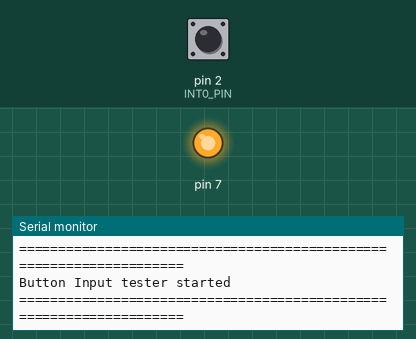
The sketch below on a simulated Arduino Uno, built with avr-gcc and run on an emulated ATmega328P. Parts: output pins drawn as LEDs (lit = HIGH), the last lines printed to the serial monitor. The test bench sets the inputs (shaded band); at power-on: pin 2 (INT0_PIN) LOW.

Above: at 1.2 s.
1.3 s: pin 2 (INT0_PIN) driven HIGH
At 2.5 s:
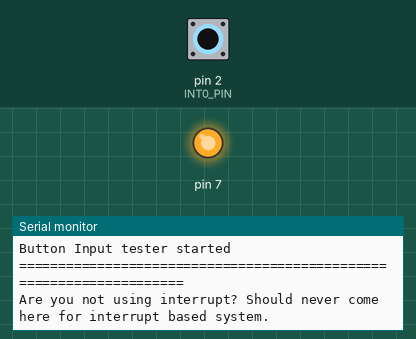
2.8 s: pin 2 (INT0_PIN) pulsed LOW 2 times (0.12 s each, 0.3 s apart)
At 3.7 s:
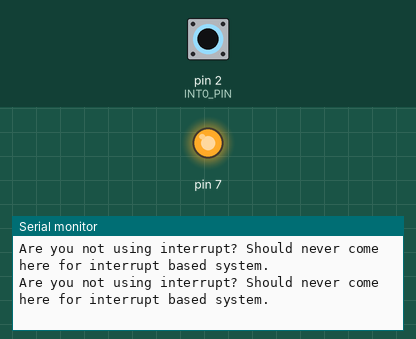

Measured:
- after the input at 1.3 s, the serial monitor: prints a new line at once (image 1)

The sketch:

unik_teknologihuset.ino.ino
```cpp
#include <SPI.h>

#if 0
  #define DEBUG_BUTTON16(a) (a)
#else
  #define DEBUG_BUTTON16(a)
#endif

#if 1
  #define DEBUG_STATUS(a) (a)
#else
  #define DEBUG_STATUS(a)
#endif


#pragma pack(push, 0)

// TBD: Replace with proper interrupt pin macros. It does not seem to be defined for atmega328p or I am incapable of finding it
#ifndef INT0_PIN
#ifdef __AVR_ATmega328P__
#define INT0_PIN 2
#else
  #warning Define INT0_PIN for this microcontroller to use interrupt
#endif
#endif

#ifndef INT1_PIN
#ifdef __AVR_ATmega328P__
#define INT1_PIN 3
#else
  #warning Define INT1_PIN for this microcontroller to use interrupt
#endif
#endif

uint32_t g_intCount = 0;

struct CTtp229ButtonEvent
{
  uint8_t ButtonNumber : 5;         // ButtonNumber != 0 : Event is present. if equals 0, no event is received
  uint8_t IsButtonReleased : 1;     // True = Button is pressed. False = Button is released
};

class CTtP229TouchButton
{
  struct CTtp229Prop
  {
    uint16_t  SclPin : 6;
    uint16_t  SdoPin : 6;
    uint16_t  Is16Button : 1;
#if defined(INT0_PIN) || defined(INT1_PIN)
    uint16_t  HasPendingInterrupt : 1;
    uint16_t  IgnoreNextEvent : 1;            // When reading 16th key and if it is pressed, SDO stays low for 2ms.
                                              // If we enable interrupt before that, then it will trigger after 2ms, only to find the same condition.
                                              // To make things worse, at the end of reading the pin will stay low and generate another interrupt.
                                              // TBD: One possible fix is to send more pulses to make it roll over to HIGH. Have to find out if all 16 keys can be pressed in multi-key scenario (NOT supported yet).
    uint16_t UnhandledButtonPresses;
#endif
    uint16_t PreviousButtonValue;
  };

  static CTtp229Prop g_prop;

  //
  //    Internal function that captures the data from TTP229 on which key is pressed.
  //  Currently, this function only supports one key being pressed. Multi-key press needs to be added later.
  //
  //  Return Value : Bit field of buttons pressed
  //
  static uint16_t GetPressedButton()
  {
    DEBUG_BUTTON16(Serial.println("GetPressedButton : Enter "));
    uint16_t buttonsPressed = 0;
    // Need to generate the LOW and then HIGH on the clock and read the value from data when clock is back high.
    // As per the specification, the TTP229 chip can support 512Khz. This translates to approximately 2us for a cycle. So introducing clock with fall and raise each of 1us.
    uint8_t maxCnt = g_prop.Is16Button ? 16 : 8;
    for(uint8_t ndx = 0; ndx < maxCnt; ndx++ )
    {
      digitalWrite(g_prop.SclPin, LOW);
      delayMicroseconds(1);
      digitalWrite(g_prop.SclPin, HIGH);

      int val = digitalRead(g_prop.SdoPin);

      delayMicroseconds(1);  // Technically this can be moved after the if for most atmel microcontrollers. But if there is a really fast one (now/future) and the next call to GetPressedButton made immediately, we might overclock TTP229. Being safe here

      if( LOW == val )
      {
        buttonsPressed |= (1 << ndx);
      }
    }

    DEBUG_BUTTON16(Serial.print("GetPressedButton : Exit. Return Value : ")); DEBUG_BUTTON16(Serial.println(buttonsPressed));

    return buttonsPressed;
  }

#if defined(INT0_PIN) || defined(INT1_PIN)
  // Detaching the interrupt after receiving the data can cause problem in sleeping. If the interrupt is not properly dispatched, it can lead to permanent sleep and can't wake up from button
  static void HandleButtonEvent()
  {
    if( g_prop.IgnoreNextEvent )
    {
      // We ignored an event. Now we will accept the event
      g_prop.IgnoreNextEvent = false;
    }
    else
    {
      g_prop.HasPendingInterrupt = true;
      g_intCount++;
    }
  }

  static void SetInterruptHandler()
  {
#ifdef INT0_PIN
    if( INT0_PIN == g_prop.SdoPin )
    {
      DEBUG_BUTTON16(Serial.println("Configure : With interrupt 0"));
      EIFR = 0x01; // Clear INTF0 flag
      attachInterrupt(0, HandleButtonEvent, RISING); // The pin goes down for 93us and then raises that is when the device is ready (technically after 10us)
    }
#endif

#ifdef INT1_PIN
    if( INT1_PIN == g_prop.SdoPin )
    {
      DEBUG_BUTTON16(Serial.println("Configure : With interrupt 1"));
      EIFR = 0x02; // Clear INTF1 flag
      attachInterrupt(1, HandleButtonEvent, RISING); // The pin goes down for 93us and then raises that is when the device is ready (technically after 10us)
    }
#endif
  }

  static void RemoveInterruptHandler()
  {
#ifdef INT0_PIN
    if( INT0_PIN == g_prop.SdoPin )
    {
      detachInterrupt(0);
    }
#endif

#ifdef INT1_PIN
    if( INT1_PIN == g_prop.SdoPin )
    {
      detachInterrupt(1);
    }
#endif
  }
#endif

  //
  //    Returns button number being pressed. High bit indicates more changes present
  //
  static uint8_t GetButtonNumberFromFlag(uint16_t buttonsChanged)
  {
    uint16_t flag = 1;
    for(uint8_t ndx = 1; ndx <=16; ndx++, flag <<= 1)
    {
      if( (buttonsChanged & flag) != 0 )
      {
        if( (buttonsChanged & ~flag) != 0 )
        {
          // Some other bit is present
          ndx |= 0x80;
        }

        return ndx;
      }
    }

    return 0;
  }

  public:
  //
  //    Setup the TTP229 Touch button on this input.
  //
  // Inputs:
  //     sclPin  - Clock Pin of the button (3rd from left on button, connected to arduino's digital pin number)
  //     sdoPin  - Data pin to read from the button (4th pin from left on button, connected to arduino's digital pin number)
  //     is16Button - true = 16 buttons board. false = 8 button board
  //
  static void Configure(int sclPin, int sdoPin, bool is16Button = true)
  {
    DEBUG_BUTTON16(Serial.println("Configure : Enter"));

    g_prop.SclPin = sclPin;
    g_prop.SdoPin = sdoPin;
    g_prop.Is16Button = is16Button;

    g_prop.PreviousButtonValue = 0;

    // Configure clock as output and hold it high
    pinMode( sclPin, OUTPUT );
    digitalWrite(sclPin, HIGH);

    // Configure data pin as input
    pinMode( sdoPin, INPUT);

    DEBUG_BUTTON16(Serial.print("Button Configuration\n\rSCL Pin : "));
    DEBUG_BUTTON16(Serial.println(sclPin));
    DEBUG_BUTTON16(Serial.print("SDO Pin : "));
    DEBUG_BUTTON16(Serial.println(sdoPin));
    DEBUG_BUTTON16(Serial.print("Number of Keys : "));
    DEBUG_BUTTON16(Serial.println(is16Button ? 16 : 8));

#if defined(INT0_PIN) || defined(INT1_PIN)
    g_prop.UnhandledButtonPresses = 0;
    g_prop.HasPendingInterrupt = false;
    g_prop.IgnoreNextEvent = false;
    SetInterruptHandler();
#endif

    DEBUG_BUTTON16(Serial.println("Configure : Exit"));
  }

  //
  //    Get the current status from the 16 button touch device
  //
  //   Return Value : Returns the bitflag of the keys pressed. returns 0, if no key is pressed.
  //
  static uint16_t GetButtonStatus()
  {
#if defined(INT0_PIN) || defined(INT1_PIN)
    g_prop.HasPendingInterrupt = 0;
#endif

    uint16_t returnValue = GetPressedButton();

#if defined(INT0_PIN) || defined(INT1_PIN)
    returnValue |= g_prop.UnhandledButtonPresses;    // and also include any data that was received that we have not sent yet.
    g_prop.UnhandledButtonPresses = 0;
#endif

    g_prop.PreviousButtonValue = returnValue;

    return returnValue;
  }

  //
  //    Gets the event from the button. This is useful for monitoring press and release only.
  // Each button press will generate max 2 events, one for press and another for release. When the button is press and held, this method will return no event.
  // If the calls were not made often enough, the events could be missed. For instance, you might get 2 pressed, followed by 4 pressed, which automatically means 2 released in single key mode.
  //
  // Return Value : if ButtonNumber is 0, then no event
  //
  static CTtp229ButtonEvent GetButtonEvent()
  {
    CTtp229ButtonEvent returnValue = {0, 0};
    uint8_t buttonNumber;

    DEBUG_BUTTON16(Serial.print("Old Value  : "));
    DEBUG_BUTTON16(Serial.println(g_prop.PreviousButtonValue));


#if defined(INT0_PIN) || defined(INT1_PIN)
    if(
#if defined(INT0_PIN)
    INT0_PIN == g_prop.SdoPin
#endif
#if defined(INT0_PIN) && defined(INT1_PIN)
    ||
#endif
#if defined(INT1_PIN)
    INT1_PIN == g_prop.SdoPin
#endif
    )
    {
      // Interrupts are used. Check if we have interrupt
      if( g_prop.HasPendingInterrupt )
      {
        RemoveInterruptHandler();                 // From this point upto SetInterruptHandler is called, ensure there is no return path that will leave without SetInterruptHandler
      }
      else
      {
        DEBUG_BUTTON16(Serial.println("GetButtonEvent: No interrupt pending"));
        return returnValue;
      }
    }
#endif

    uint16_t currValue = GetPressedButton();

#if defined(INT0_PIN) || defined(INT1_PIN)
    currValue |= g_prop.UnhandledButtonPresses; // Get any previously returned but not returned now values also into the mix
#endif

    uint16_t changes = g_prop.PreviousButtonValue ^ currValue;
    uint16_t pressed = (changes & currValue);
    uint16_t released = (changes & g_prop.PreviousButtonValue);

    // First check if any key is that is pressed and generate press event
    if( 0 != pressed )
    {
      buttonNumber = GetButtonNumberFromFlag(pressed);
      returnValue.ButtonNumber = (buttonNumber & 0x7F);

      uint16_t mask = (1 << (returnValue.ButtonNumber -1));
      // set the new notified button into prev
      g_prop.PreviousButtonValue |= mask;

#if defined(INT0_PIN) || defined(INT1_PIN)
      g_prop.UnhandledButtonPresses = currValue;
      g_prop.UnhandledButtonPresses = currValue & ~g_prop.PreviousButtonValue;    // clear unhandled for this bit, just in case
#endif
    }
    else if(0 != released)
    {
      buttonNumber = GetButtonNumberFromFlag(released);
      returnValue.ButtonNumber = (buttonNumber & 0x7F);

      // The unmatching bit whose previous value of 1 means, it is released
      returnValue.IsButtonReleased = true;

      // clear the notified release button
      g_prop.PreviousButtonValue &= ~(1 << (returnValue.ButtonNumber -1));
    }


#if defined(INT0_PIN) || defined(INT1_PIN)

    if(((!returnValue.IsButtonReleased || (0 == pressed))   // We handle release but no pending press
          && ((buttonNumber & 0x80) == 0 )) // or more button changes are detected
        || (returnValue.ButtonNumber == 0) )    // safety in case interrupt and data mismatch or code bug
    {
      // No more button notification pending
      g_prop.HasPendingInterrupt = false;
    }
    else
    {
      DEBUG_BUTTON16(Serial.println("not Clearing interrupt"));
    }

    g_prop.IgnoreNextEvent = digitalRead(g_prop.SdoPin) == LOW; // If the pin is still low at the end of reading, ignore next event which is for data finished raise
    DEBUG_BUTTON16(Serial.print(g_prop.IgnoreNextEvent ? "Ignoring next event\n\r" : "Not ignoring\n\r"));

    // All the data has been read. Now reactivate the interrupt
    SetInterruptHandler();
#endif

    DEBUG_BUTTON16(Serial.print("currValue : "));
    DEBUG_BUTTON16(Serial.println(currValue));
    DEBUG_BUTTON16(Serial.print("Changes    : "));
    DEBUG_BUTTON16(Serial.println(changes));
    DEBUG_BUTTON16(Serial.print("Button N   : "));
    DEBUG_BUTTON16(Serial.println(buttonNumber));
    DEBUG_BUTTON16(Serial.print("Unhandled  : "));
    DEBUG_BUTTON16(Serial.println(g_prop.UnhandledButtonPresses));
    DEBUG_BUTTON16(Serial.print("ButtonRelease : "));
    DEBUG_BUTTON16(Serial.println(returnValue.IsButtonReleased));
    DEBUG_BUTTON16(Serial.print("buttonNumber : "));
    DEBUG_BUTTON16(Serial.println(buttonNumber));
    DEBUG_BUTTON16(Serial.print("Pending interrupts :"));
    DEBUG_BUTTON16(Serial.println(g_prop.HasPendingInterrupt));

    return returnValue;
  }

#if defined(INT0_PIN) || defined(INT1_PIN)
  static bool HasEvent()
  {
#if defined(INT0_PIN)
    if( INT0_PIN == g_prop.SdoPin )
    {
      return g_prop.HasPendingInterrupt;
    }
#endif

#if defined(INT1_PIN)
    if( INT1_PIN == g_prop.SdoPin )
    {
      return g_prop.HasPendingInterrupt;
    }
#endif

    return true;
  }
#endif

};

CTtP229TouchButton::CTtp229Prop CTtP229TouchButton::g_prop;
CTtP229TouchButton g_ttp229Button;

#define TTP16Button g_ttp229Button
#pragma pack(pop)

void setup()
{
  Serial.begin(115200);

  DEBUG_STATUS(Serial.println("===================================================================="));
  DEBUG_STATUS(Serial.println("Button Input tester started"));
  DEBUG_STATUS(Serial.println("===================================================================="));

  TTP16Button.Configure(7, 2);
}

void TestStatus()
{
  uint8_t buttonNumber = TTP16Button.GetButtonStatus();

  if( 0 != buttonNumber )
  {
    DEBUG_STATUS(Serial.print("Button Pressed : "));
    DEBUG_STATUS(Serial.println(buttonNumber));
  }

  delayMicroseconds(2500); // TTP229 document says it will reset the output if 2ms idle + little bit safety
}

void TestEvent()
{
#if defined(INT0_PIN) || defined(INT1_PIN)
  if( TTP16Button.HasEvent())
#endif
  {
    CTtp229ButtonEvent buttonEvent = TTP16Button.GetButtonEvent();

    if( 0 != buttonEvent.ButtonNumber )
    {
      if( buttonEvent.IsButtonReleased )
      {
        DEBUG_STATUS(Serial.print("Button Released: "));
      }
      else
      {
        DEBUG_STATUS(Serial.print("Button Pressed : "));
      }
      DEBUG_STATUS(Serial.println(buttonEvent.ButtonNumber));
    }
    else
    {
#if defined(INT0_PIN) || defined(INT1_PIN)
        DEBUG_STATUS(Serial.println("Are you not using interrupt? Should never come here for interrupt based system."));
#endif
    }

    //Serial.print("CurrentTime : "); Serial.println(millis());
    delayMicroseconds(2500); // TTP229 document says it will reset the output if 2ms idle + little bit safety. Not required if using interrupts
  }

}

void loop()
{
  //TestStatus();
  TestEvent();
}
```
